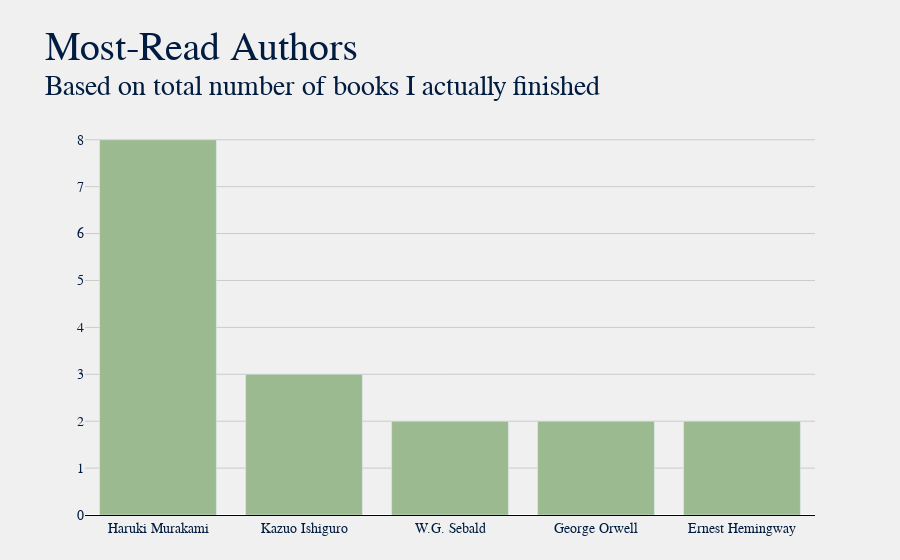

Source (notebook cell):
### Markdown cell above
### Most-Read Author

### Code cell
title = "Most-Read Authors"
sub = f"Based on total number of books I actually finished"
plot.gen_bar_graph(df, 'Author', title, sub, color="#9cba8f")

### Figure 1 — Plotly figure (JSON) as saved in the notebook; plotly's stock layout.template omitted (floating-point values rounded to 4 significant figures)
{"data": [{"hovertemplate": "<b>%{x}</b>: %{y}", "marker": {"color": "#9cba8f"}, "name": "", "type": "bar", "x": ["Haruki Murakami", "Kazuo Ishiguro", "W.G. Sebald", "George Orwell", "Ernest Hemingway"], "y": [8, 3, 2, 2, 2]}], "layout": {"autosize": true, "barmode": "group", "font": {"color": "#001c40", "family": "Baskerville", "size": 14}, "margin": {"b": 45, "l": 85, "r": 85, "t": 120}, "paper_bgcolor": "#f0f0f0", "plot_bgcolor": "#f0f0f0", "title": {"font": {"color": "#001c40", "family": "Baskerville, Bold", "size": 40}, "text": "Most-Read Authors<br><sup>Based on total number of books I actually finished"}, "xaxis": {"autorange": true, "gridcolor": "#cbcbcb", "linecolor": "black", "range": [-0.5, 4.5], "showgrid": false, "showline": true, "title": {}, "type": "category"}, "yaxis": {"autorange": true, "gridcolor": "#cbcbcb", "linecolor": "black", "range": [0, 8.421], "showgrid": true, "showline": false, "showticklabels": true, "title": {}, "type": "linear"}}}
